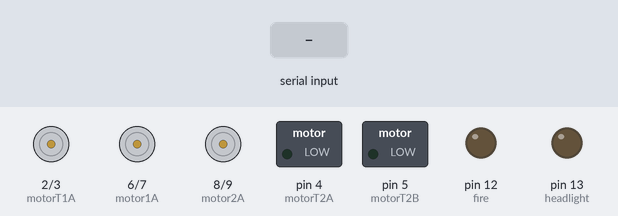
A sketch run on a simulated Arduino Uno, built with avr-gcc and run on an emulated ATmega328P. Parts: motor-driver pin pairs drawn as motors (green arrow = first pin HIGH = forward, orange = second pin HIGH = backward, longer = more drive), switched loads named in the sketch (green lamp = pin HIGH), output pins drawn as LEDs (lit = HIGH). The test bench sets the inputs (shaded band).

Above: at 1.2 s.
1.3 s: "f" received over Serial
At 1.7 s:
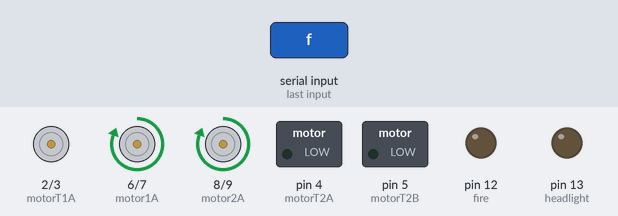
3.3 s: "b" received over Serial
At 3.6 s:
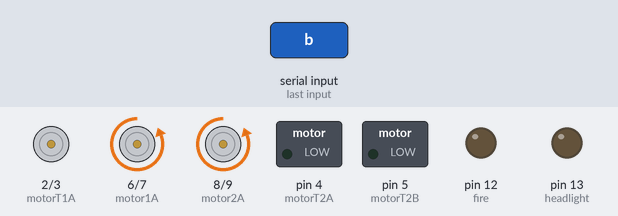
5.3 s: "r" received over Serial
At 5.7 s:
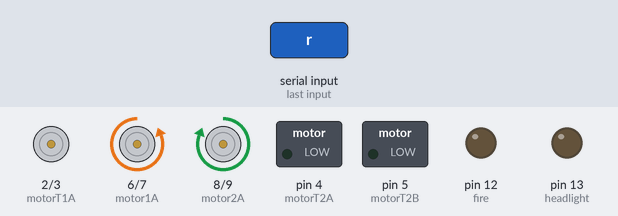
7.3 s: "l" received over Serial
At 7.7 s:
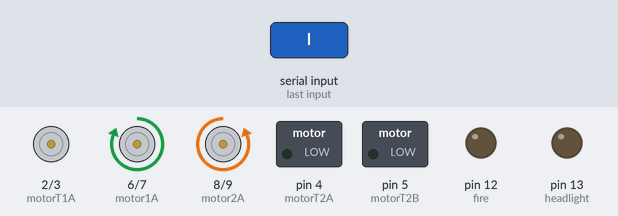
9.3 s: "u" received over Serial
At 9.7 s:
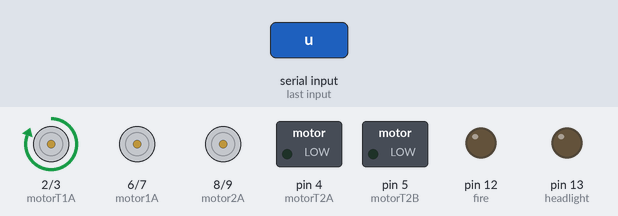
11.3 s: "d" received over Serial
At 11.7 s:
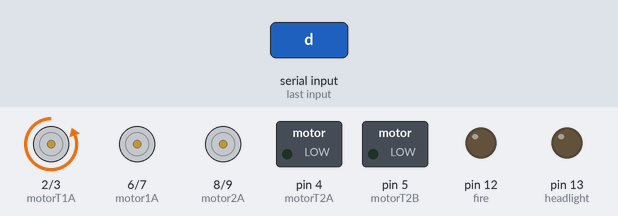
Timing chart, 0 to 14.3 s (numbered marks = the images above; inputs shaded):
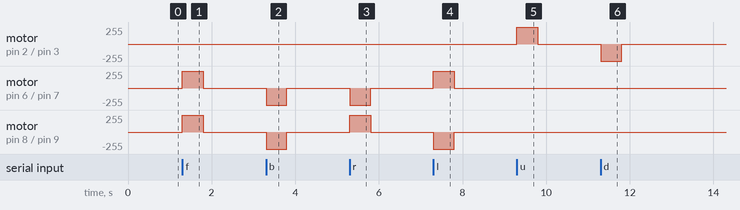

Measured:
- after the input at 1.3 s, motor on pin 6 (motor1A) / pin 7 (motor1B), motor on pin 8 (motor2A) / pin 9 (motor2B): stopped → forward 255/255 at once, → stopped 0.50 s later
- after the input at 3.3 s, motor on pin 6 (motor1A) / pin 7 (motor1B), motor on pin 8 (motor2A) / pin 9 (motor2B): stopped → backward 255/255 at once, → stopped 0.50 s later
- after the input at 5.3 s, motor on pin 6 (motor1A) / pin 7 (motor1B): stopped → backward 255/255 at once, → stopped 0.50 s later; motor on pin 8 (motor2A) / pin 9 (motor2B): stopped → forward 255/255 at once, → stopped 0.50 s later
- after the input at 7.3 s, motor on pin 6 (motor1A) / pin 7 (motor1B): stopped → forward 255/255 at once, → stopped 0.50 s later; motor on pin 8 (motor2A) / pin 9 (motor2B): stopped → backward 255/255 at once, → stopped 0.50 s later
- after the input at 9.3 s, motor on pin 2 (motorT1A) / pin 3 (motorT1B): stopped → forward 255/255 at once, → stopped 0.50 s later
- after the input at 11.3 s, motor on pin 2 (motorT1A) / pin 3 (motorT1B): stopped → backward 255/255 at once, → stopped 0.50 s later

The sketch:

Tank_and_Turrent.ino
```cpp
/*****************************************
Robotics-Ultrasonic Tank with Turret
Uses HC-SR04 ultrasonic range
Two L298 Motor Controllers

   The Circuit:
 * Tank Motors on 6, 7, 8, 9
 * Turret Motors on 2, 3, 4, 5
 * Headlights on 13
 * Fire Motor on 12
   Commands:
 * l,r Left Right
 * f,b Forward, Back
 * h headlignts: on, off
 * u,d Turret Up Down
 * e,k Turret Right, Left
 * o Fire Missile

Adapted from code written by Others by Bob Davis
****************************************/
#define echoPin 14 // Echo Pin
#define trigPin 15 // Trigger Pin
int headlight =13;
int lights =0;
int fire =12;
int duration;
//int distance; // used to calculate right distance
char INBYTE;
int motorT1A =2;
int motorT1B =3;
int motorT2A =4;
int motorT2B =5;
int motor1A =6;
int motor1B =7;
int motor2A =8;
int motor2B =9;

void setup() {
//  Serial.begin(115200);
  Serial.begin(9600);
  pinMode(trigPin, OUTPUT);
  pinMode(echoPin, INPUT);
  pinMode(motor1A, OUTPUT);
  pinMode(motor1B, OUTPUT);
  pinMode(motor2A, OUTPUT);
  pinMode(motor2B, OUTPUT);
  pinMode(motorT1A, OUTPUT);
  pinMode(motorT1B, OUTPUT);
  pinMode(motorT2A, OUTPUT);
  pinMode(motorT2B, OUTPUT);
  pinMode(headlight, OUTPUT);
  pinMode(fire, OUTPUT);
}

void loop() {

  // read next available byte
  if( Serial.available() > 0 ) {
    INBYTE = Serial.read();
  }

  // Motor control
  if (INBYTE == 'f'){
    // Run straight forward
    digitalWrite (motor1A, HIGH);
    digitalWrite (motor1B, LOW);
    digitalWrite (motor2A, HIGH);
    digitalWrite (motor2B, LOW);
    delay(500);
  }
  if (INBYTE == 'b'){
  // Back up
    digitalWrite (motor1A, LOW);
    digitalWrite (motor1B, HIGH);
    digitalWrite (motor2A, LOW);
    digitalWrite (motor2B, HIGH);
    delay(500);
  }
  if (INBYTE == 'r'){
  // turn right
    digitalWrite (motor1A, LOW);
    digitalWrite (motor1B, HIGH);
    digitalWrite (motor2A, HIGH);
    digitalWrite (motor2B, LOW);
    delay(500);
  }
  if (INBYTE == 'l'){
  // turn left
    digitalWrite (motor1A, HIGH);
    digitalWrite (motor1B, LOW);
    digitalWrite (motor2A, LOW);
    digitalWrite (motor2B, HIGH);
    delay(500);
  }
  if (INBYTE == 'u'){
  // Up
    digitalWrite (motorT1A, HIGH);
    digitalWrite (motorT1B, LOW);
    delay(500);
  }
  if (INBYTE == 'd'){
  // Down
    digitalWrite (motorT1A, LOW);
    digitalWrite (motorT1B, HIGH);
    delay(500);
  }
  if (INBYTE == 'k'){
  // Left
    digitalWrite (motorT2A, HIGH);
    digitalWrite (motorT2B, LOW);
    delay(500);
  }
  if (INBYTE == 'e'){
  // Right
    digitalWrite (motorT2A, LOW);
    digitalWrite (motorT2B, HIGH);
    delay(500);
  }
  if (INBYTE == 'o'){
  // Fire
    digitalWrite (fire, HIGH);
    delay(900);
  }
  if (INBYTE == 'h'){
    if (lights=="0") {
      digitalWrite (headlight, HIGH);
      lights="1";
    }
    else {
      digitalWrite (headlight, LOW);
      lights="0";
    }
  }
  if (INBYTE == 'o'){
    digitalWrite (fire, HIGH);
    delay(300);
  }


  // Stop and wait for next command
  INBYTE='n';
  digitalWrite (fire, LOW);
  digitalWrite (motor1A, LOW);
  digitalWrite (motor1B, LOW);
  digitalWrite (motor2A, LOW);
  digitalWrite (motor2B, LOW);
  digitalWrite (motorT1A, LOW);
  digitalWrite (motorT1B, LOW);
  digitalWrite (motorT2A, LOW);
  digitalWrite (motorT2B, LOW);
}
```
